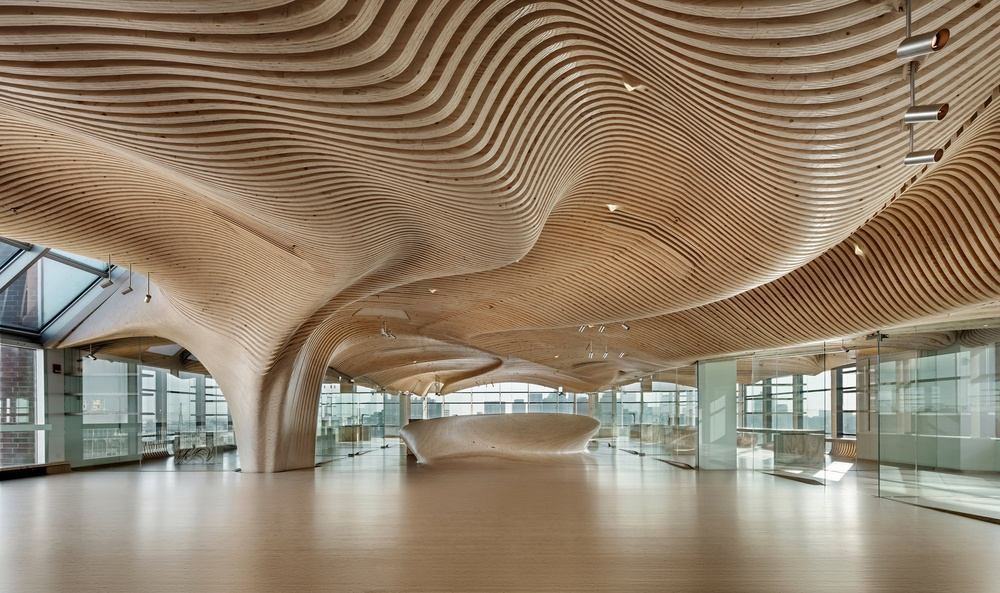
#> input picture woodCeiling.jpg, 1000 x 593 px, shrunk from 2000 x 1186 before the run
$ python MSD-RAS_OpenCVExampleFile.py --File woodCeiling.jpg
#> lines starting #> are read from the running program, lines starting #| are printed output that depends on the picture; after the words box and inside, x2 and y2 are one past the last pixel; in counts of white or black regions, pixels touching at a corner belong together
# import libraries used in the script
# in this case we will import cv2 - the opencv module and argparse for command line argument inputs

import cv2
import argparse


# Review of argparse documentation shows us the syntax for adding command line arguments

parser = argparse.ArgumentParser()

# In this function we add a nickname to be used in the command line (-f) and a name to be used in the script (File)
parser.add_argument("-f", "--File")
args = parser.parse_args()
filename = args.File

# Now we write our openCV Methods here ---------

# Read an Image
img = cv2.imread(args.File)
#> img is the input picture: shape (593, 1000, 3); mean B, G, R 106.7, 127.8, 145
src_gray = cv2.cvtColor(img, cv2.COLOR_BGR2GRAY)
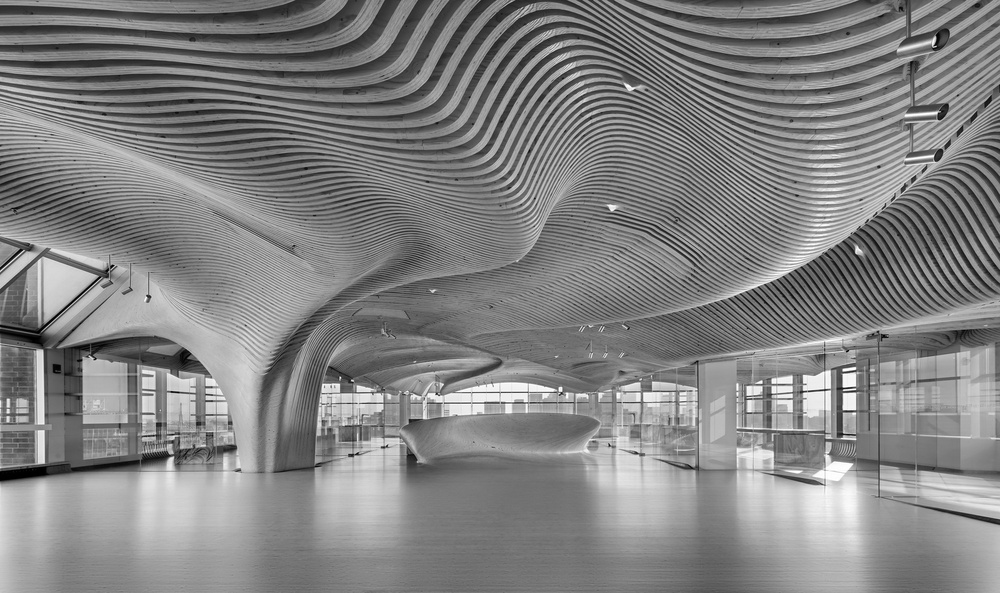
#> src_gray: shape (593, 1000); min 0, max 255, mean 130.6

max_binary_value = 255
threshold_type = cv2.THRESH_BINARY

for i in range(0,255,10):
  threshold_value = i
  _, dst = cv2.threshold(src_gray, threshold_value, max_binary_value, threshold_type)

  # Write an Image
  cv2.imwrite('output_' + str(i) + '.jpg',dst)
#> this loop made 26 passes
#> pass 1, `_, dst = cv2.threshold(src_gray, threshold_value, max_binary_value, th..`:
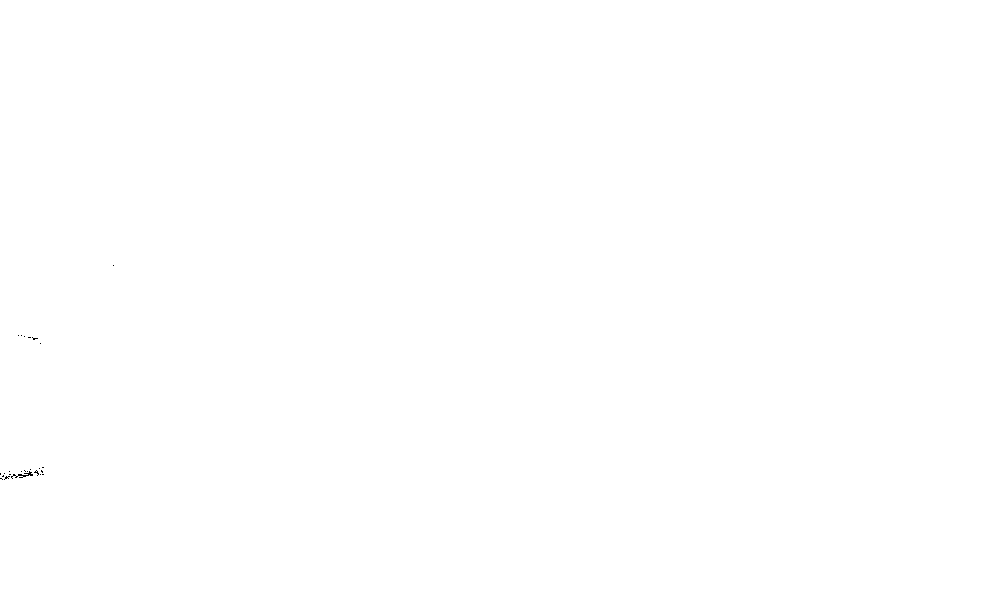
#> dst: shape (593, 1000); 100% white; black in thin lines or dots, all inside (x1, y1, x2, y2) = (0, 265, 114, 480)
#> pass 2, `_, dst = cv2.threshold(src_gray, threshold_value, max_binary_value, th..`:
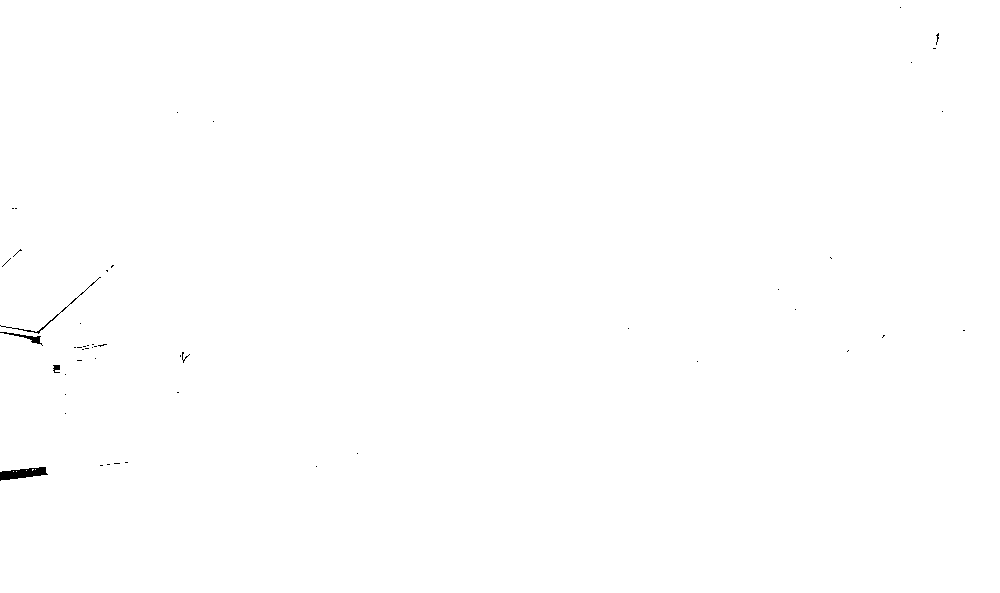
#> dst: shape (593, 1000); 99.9% white; 50 black regions (45 under 20 px), largest, box (x1, y1, x2, y2) and area: (0, 467, 48, 481) 392, (0, 277, 101, 334) 145, (0, 332, 43, 346) 129, (53, 365, 60, 373) 41, (182, 352, 190, 363) 22
#> pass 3, `_, dst = cv2.threshold(src_gray, threshold_value, max_binary_value, th..`:
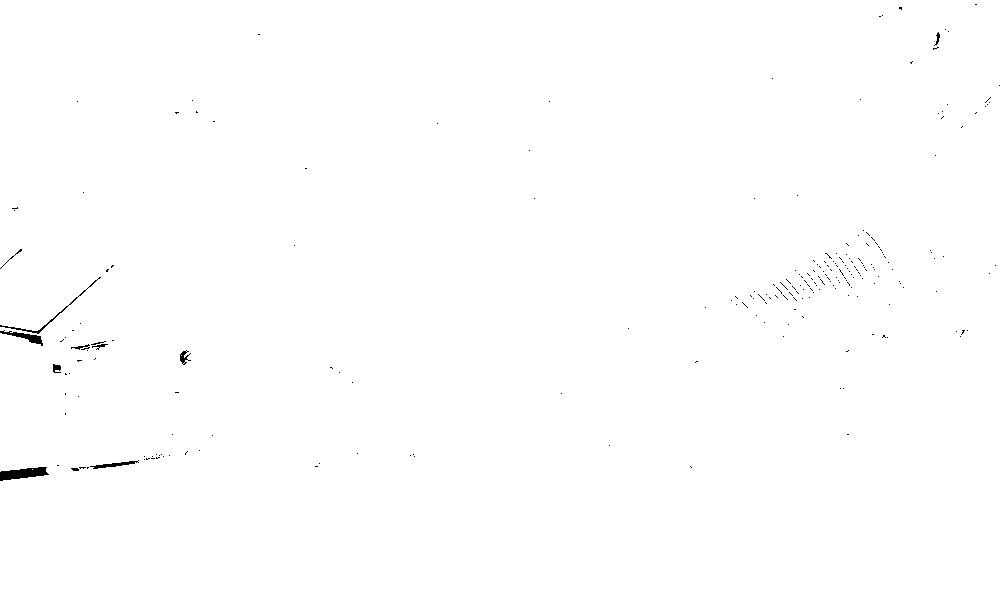
#> dst: shape (593, 1000); 99.7% white; 234 black regions (223 under 20 px), largest, box (x1, y1, x2, y2) and area: (0, 467, 49, 481) 420, (0, 330, 43, 346) 214, (0, 277, 101, 334) 187
